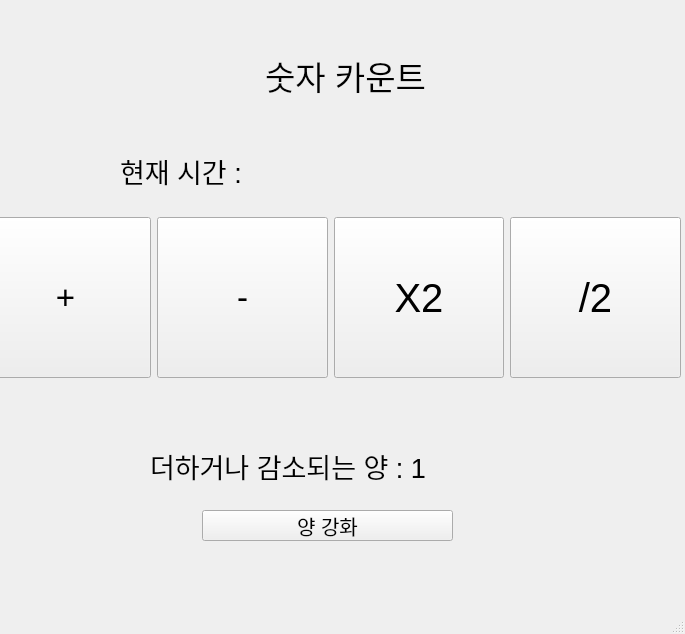
<?xml version="1.0" encoding="UTF-8"?>
<ui version="4.0">
 <class>MainWindow</class>
 <widget class="QMainWindow" name="MainWindow">
  <property name="geometry">
   <rect>
    <x>0</x>
    <y>0</y>
    <width>685</width>
    <height>634</height>
   </rect>
  </property>
  <property name="windowTitle">
   <string>MainWindow</string>
  </property>
  <widget class="QWidget" name="centralwidget">
   <widget class="QWidget" name="horizontalLayoutWidget">
    <property name="geometry">
     <rect>
      <x>-20</x>
      <y>217</y>
      <width>701</width>
      <height>161</height>
     </rect>
    </property>
    <layout class="QHBoxLayout" name="horizontalLayout">
     <property name="rightMargin">
      <number>0</number>
     </property>
     <item>
      <widget class="QPushButton" name="pushButton">
       <property name="sizePolicy">
        <sizepolicy hsizetype="Minimum" vsizetype="Minimum">
         <horstretch>0</horstretch>
         <verstretch>0</verstretch>
        </sizepolicy>
       </property>
       <property name="font">
        <font>
         <pointsize>25</pointsize>
        </font>
       </property>
       <property name="text">
        <string>+</string>
       </property>
      </widget>
     </item>
     <item>
      <widget class="QPushButton" name="pushButton_2">
       <property name="sizePolicy">
        <sizepolicy hsizetype="Minimum" vsizetype="Minimum">
         <horstretch>0</horstretch>
         <verstretch>0</verstretch>
        </sizepolicy>
       </property>
       <property name="font">
        <font>
         <pointsize>25</pointsize>
        </font>
       </property>
       <property name="text">
        <string>-</string>
       </property>
      </widget>
     </item>
     <item>
      <widget class="QPushButton" name="pushButton_3">
       <property name="sizePolicy">
        <sizepolicy hsizetype="Minimum" vsizetype="Minimum">
         <horstretch>0</horstretch>
         <verstretch>0</verstretch>
        </sizepolicy>
       </property>
       <property name="font">
        <font>
         <pointsize>30</pointsize>
        </font>
       </property>
       <property name="text">
        <string>X2</string>
       </property>
      </widget>
     </item>
     <item>
      <widget class="QPushButton" name="pushButton_4">
       <property name="sizePolicy">
        <sizepolicy hsizetype="Minimum" vsizetype="Minimum">
         <horstretch>0</horstretch>
         <verstretch>0</verstretch>
        </sizepolicy>
       </property>
       <property name="font">
        <font>
         <pointsize>30</pointsize>
        </font>
       </property>
       <property name="text">
        <string>/2</string>
       </property>
      </widget>
     </item>
    </layout>
   </widget>
   <widget class="QLabel" name="label">
    <property name="geometry">
     <rect>
      <x>0</x>
      <y>-40</y>
      <width>691</width>
      <height>231</height>
     </rect>
    </property>
    <property name="sizePolicy">
     <sizepolicy hsizetype="Maximum" vsizetype="Preferred">
      <horstretch>0</horstretch>
      <verstretch>0</verstretch>
     </sizepolicy>
    </property>
    <property name="maximumSize">
     <size>
      <width>16777215</width>
      <height>16777215</height>
     </size>
    </property>
    <property name="font">
     <font>
      <pointsize>25</pointsize>
     </font>
    </property>
    <property name="text">
     <string>숫자 카운트</string>
    </property>
    <property name="alignment">
     <set>Qt::AlignCenter</set>
    </property>
   </widget>
   <widget class="QPushButton" name="pushButton_add">
    <property name="geometry">
     <rect>
      <x>202</x>
      <y>510</y>
      <width>251</width>
      <height>31</height>
     </rect>
    </property>
    <property name="font">
     <font>
      <pointsize>15</pointsize>
     </font>
    </property>
    <property name="text">
     <string>양 강화</string>
    </property>
   </widget>
   <widget class="QLabel" name="label_2">
    <property name="geometry">
     <rect>
      <x>120</x>
      <y>150</y>
      <width>411</width>
      <height>41</height>
     </rect>
    </property>
    <property name="font">
     <font>
      <pointsize>20</pointsize>
     </font>
    </property>
    <property name="text">
     <string>현재 시간 : </string>
    </property>
   </widget>
   <widget class="QLabel" name="label_3">
    <property name="geometry">
     <rect>
      <x>150</x>
      <y>450</y>
      <width>421</width>
      <height>31</height>
     </rect>
    </property>
    <property name="font">
     <font>
      <pointsize>20</pointsize>
     </font>
    </property>
    <property name="text">
     <string>더하거나 감소되는 양 : 1</string>
    </property>
   </widget>
  </widget>
  <widget class="QMenuBar" name="menubar">
   <property name="geometry">
    <rect>
     <x>0</x>
     <y>0</y>
     <width>685</width>
     <height>26</height>
    </rect>
   </property>
  </widget>
  <widget class="QStatusBar" name="statusbar"/>
 </widget>
 <resources/>
 <connections/>
</ui>
